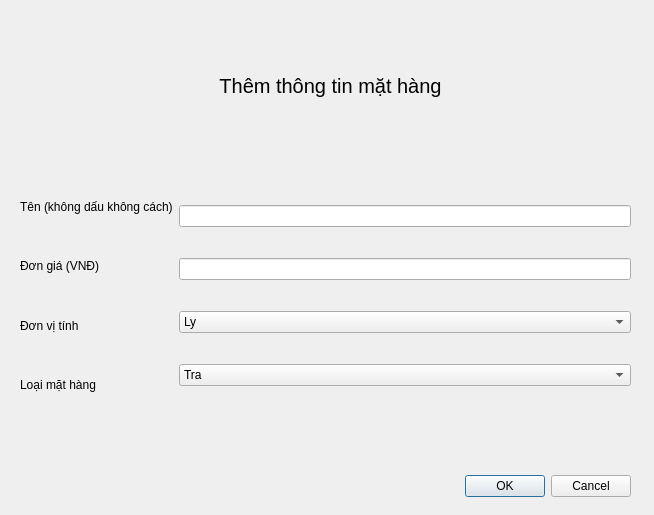
<?xml version="1.0" encoding="UTF-8"?>
<ui version="4.0">
 <class>AddForm</class>
 <widget class="QDialog" name="AddForm">
  <property name="geometry">
   <rect>
    <x>0</x>
    <y>0</y>
    <width>654</width>
    <height>515</height>
   </rect>
  </property>
  <property name="font">
   <font>
    <pointsize>9</pointsize>
   </font>
  </property>
  <property name="windowTitle">
   <string>Dialog</string>
  </property>
  <widget class="QDialogButtonBox" name="buttonBox">
   <property name="geometry">
    <rect>
     <x>290</x>
     <y>470</y>
     <width>341</width>
     <height>32</height>
    </rect>
   </property>
   <property name="orientation">
    <enum>Qt::Horizontal</enum>
   </property>
   <property name="standardButtons">
    <set>QDialogButtonBox::Cancel|QDialogButtonBox::Ok</set>
   </property>
  </widget>
  <widget class="QLabel" name="label_5">
   <property name="geometry">
    <rect>
     <x>150</x>
     <y>30</y>
     <width>361</width>
     <height>111</height>
    </rect>
   </property>
   <property name="font">
    <font>
     <pointsize>15</pointsize>
    </font>
   </property>
   <property name="text">
    <string>Thêm thông tin mặt hàng</string>
   </property>
   <property name="alignment">
    <set>Qt::AlignCenter</set>
   </property>
  </widget>
  <widget class="QWidget" name="layoutWidget">
   <property name="geometry">
    <rect>
     <x>20</x>
     <y>180</y>
     <width>611</width>
     <height>231</height>
    </rect>
   </property>
   <layout class="QHBoxLayout" name="horizontalLayout">
    <item>
     <layout class="QVBoxLayout" name="verticalLayout">
      <item>
       <widget class="QLabel" name="label">
        <property name="text">
         <string>Tên (không dấu không cách)</string>
        </property>
       </widget>
      </item>
      <item>
       <widget class="QLabel" name="label_2">
        <property name="text">
         <string>Đơn giá (VNĐ)</string>
        </property>
       </widget>
      </item>
      <item>
       <widget class="QLabel" name="label_3">
        <property name="text">
         <string>Đơn vị tính</string>
        </property>
       </widget>
      </item>
      <item>
       <widget class="QLabel" name="label_4">
        <property name="text">
         <string>Loại mặt hàng</string>
        </property>
       </widget>
      </item>
     </layout>
    </item>
    <item>
     <layout class="QVBoxLayout" name="verticalLayout_2">
      <item>
       <widget class="QLineEdit" name="tenLine"/>
      </item>
      <item>
       <widget class="QLineEdit" name="giaLine"/>
      </item>
      <item>
       <widget class="QComboBox" name="donViBox">
        <item>
         <property name="text">
          <string>Ly</string>
         </property>
        </item>
        <item>
         <property name="text">
          <string>Chai</string>
         </property>
        </item>
        <item>
         <property name="text">
          <string>Lon</string>
         </property>
        </item>
        <item>
         <property name="text">
          <string>Xien</string>
         </property>
        </item>
        <item>
         <property name="text">
          <string>Dia</string>
         </property>
        </item>
       </widget>
      </item>
      <item>
       <widget class="QComboBox" name="loaiHangBox">
        <item>
         <property name="text">
          <string>Tra</string>
         </property>
        </item>
        <item>
         <property name="text">
          <string>NuocNgot</string>
         </property>
        </item>
        <item>
         <property name="text">
          <string>CaPhe</string>
         </property>
        </item>
        <item>
         <property name="text">
          <string>DoAn</string>
         </property>
        </item>
       </widget>
      </item>
     </layout>
    </item>
   </layout>
  </widget>
 </widget>
 <resources/>
 <connections>
  <connection>
   <sender>buttonBox</sender>
   <signal>accepted()</signal>
   <receiver>AddForm</receiver>
   <slot>accept()</slot>
   <hints>
    <hint type="sourcelabel">
     <x>248</x>
     <y>254</y>
    </hint>
    <hint type="destinationlabel">
     <x>157</x>
     <y>274</y>
    </hint>
   </hints>
  </connection>
  <connection>
   <sender>buttonBox</sender>
   <signal>rejected()</signal>
   <receiver>AddForm</receiver>
   <slot>reject()</slot>
   <hints>
    <hint type="sourcelabel">
     <x>316</x>
     <y>260</y>
    </hint>
    <hint type="destinationlabel">
     <x>286</x>
     <y>274</y>
    </hint>
   </hints>
  </connection>
 </connections>
</ui>
